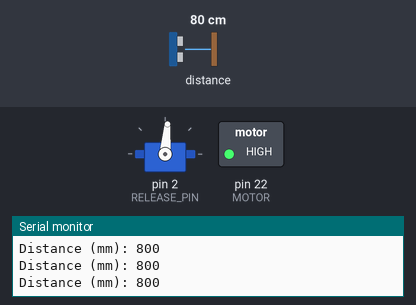
The sketch below on a simulated Arduino Mega 2560, built with avr-gcc and run on an emulated ATmega2560. On the bench: servo, switched loads named in the sketch (green lamp = pin HIGH), the last lines printed to the serial monitor. Inputs (shaded band) come from the test bench; at power-on: distance to the obstacle 80 cm.

Above: at 1.2 s.
1.3 s: distance to the obstacle set to 11 cm
2.8 s: distance to the obstacle set to 8 cm
At 3.8 s:
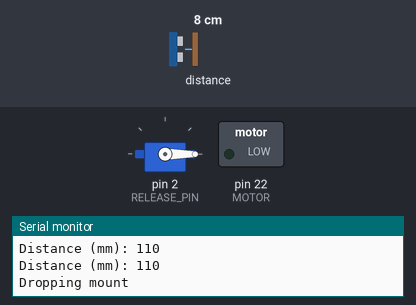
At 15.3 s:
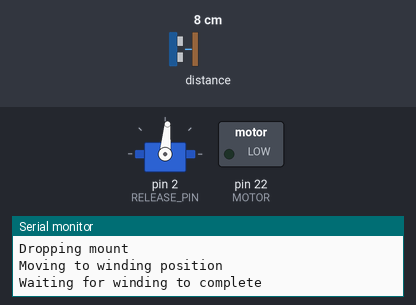
Timing chart, 0 to 31.3 s (numbered marks = the images above; inputs shaded):
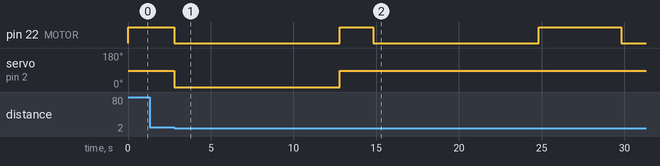

Measured:
- the behaviour switches between 10 and 9 cm on distance to the obstacle (found by bisection; images 0 and 1)
- after the input at 2.8 s, pin 22 (MOTOR): goes LOW 10.0 s, HIGH 2.0 s, LOW 10.0 s, HIGH 5.0 s, then LOW, starting at once; servo on pin 2 (RELEASE_PIN): 85° → 0° at once, → 85° 10.0 s later

The sketch:

conveyor_belt_control.ino
```cpp
#include "Adafruit_VL53L0X.h"
#include "Servo.h"

// Hardware constants
#define THRESHOLD 100
#define MOTOR 22
#define RELEASE_PIN 2
#define HOLD_ANGLE 85
#define RELEASE_ANGLE 0

// Timing constants
#define FALL_WAIT 10000
#define FALL_TO_WINDING_DELAY 2000
#define WINDING_WAIT 10000
#define WINDING_TO_LAUNCH_DELAY 5000

int launched = false;
Servo release_servo;

Adafruit_VL53L0X lox = Adafruit_VL53L0X();

void setup() {
  Serial.begin(115200);
  while (!Serial);
  pinMode(MOTOR, OUTPUT);
  digitalWrite(MOTOR, 1);
  release_servo.attach(RELEASE_PIN);
  release_servo.write(HOLD_ANGLE);

  if (!lox.begin()) {
    Serial.println("Failed to boot VL53L0X");
    while(1);
  }
}

void loop() {
  VL53L0X_RangingMeasurementData_t measure;
  lox.rangingTest(&measure, false);

  // Once box reaches distance sensor, start loading process
  if (!launched && measure.RangeMilliMeter < THRESHOLD) {
    Serial.println("Dropping mount");
    digitalWrite(MOTOR, 0);
    release_servo.write(RELEASE_ANGLE);
    delay(FALL_WAIT);
    Serial.println("Moving to winding position");
    release_servo.write(HOLD_ANGLE);
    digitalWrite(MOTOR, 1);
    delay(FALL_TO_WINDING_DELAY);
    Serial.println("Waiting for winding to complete");
    digitalWrite(MOTOR, 0);
    delay(WINDING_WAIT);
    Serial.println("Launching");
    digitalWrite(MOTOR, 1);
    delay(WINDING_TO_LAUNCH_DELAY);
    digitalWrite(MOTOR, 0);
    launched = true;
  }
  if (measure.RangeStatus != 4) {  // phase failures have incorrect data
    Serial.print("Distance (mm): "); Serial.println(measure.RangeMilliMeter);
  } else {
    Serial.println(" out of range ");
  }
}
```
